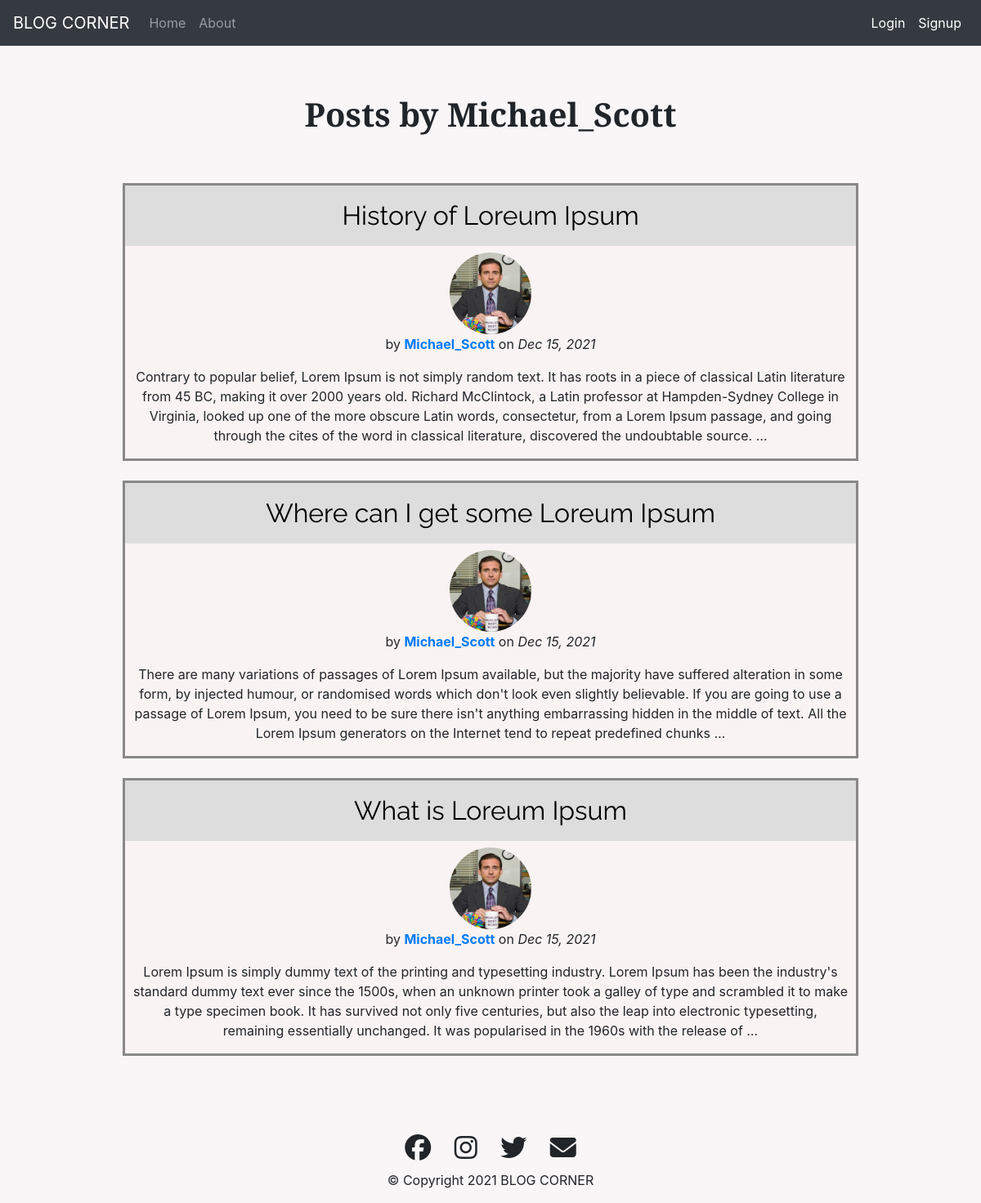
/blog/user/Michael_Scott/, run on the app's committed database.
### blog/models.py (models this page shows, shortened)
class Post(models.Model):
    title=models.CharField(max_length=100)
    content=models.TextField()
    date_posted=models.DateTimeField(auto_now_add=True)
    author=models.ForeignKey(User, on_delete=models.CASCADE)

### users/models.py (models this page shows, shortened)
class Profile(models.Model):
    user=models.OneToOneField(User, on_delete=models.CASCADE)
    image=models.ImageField(default='default.jpg', upload_to='profile_pics')

### blog/views.py (the view)
# urls.py: path('user/<str:username>/',UserPostListView.as_view(),name='user-posts'),
class UserPostListView(ListView):
    model=Post
    template_name='blog/user_posts.html'
    context_object_name='posts'
    paginate_by=3
    def get_queryset(self):
        user=get_object_or_404(User, username=self.kwargs.get('username'))
        return Post.objects.filter(author=user).order_by('-date_posted')

### blog/templates/blog/user_posts.html (shortened to what this page needs)
{% extends 'blog/base.html' %}
{% block content %}
  <h1 class="home-header">Posts by {{view.kwargs.username}}</h1>
  {% for post in posts %}
    <div class="content">
      <h2 class="blog-title"><a class="h1-link" href="{% url 'post-detail' post.id%}">{{post.title}}</a></h2>
      <img class="profile-img-home" src="{{post.author.profile.image.url}}" alt="profile-pic">
      <p>by <strong><a href="{% url 'user-posts' post.author.username %}" class="author-link">{{post.author}}</a></strong> on <em>{{post.date_posted|date:"M d, Y"}}</em></p>
      <p class="post-display">{{post.content|truncatewords:70}}</p>
    </div>
  {% endfor %}
{% endblock content %}

### blog/static/blog/styles.css (style rules this page uses)
body { text-align: center; background-color: #F9F6F7; }
.blog-title { background-color: #DDDDDD; font-family: 'Raleway', sans-serif; font-weight: 400; padding: 2% 0; }
.content { background-color: #FAF3F3; border-style: solid; border-color:#888888; box-shadow: none; margin: 2% auto; padding: 0; width: 75%; }
.h1-link { color: black; text-decoration: none; }
.home-header { font-family: 'Playfair Display', serif; font-weight: bold; padding: 5% 0 1%; margin-bottom: 4%; }
.post-display { margin: 1% 1% 1rem 1%; }
.profile-img-home { border-radius: 100%; margin: auto; height: 100px; width: 100px; }

### data on the page
Post: title "History of Loreum Ipsum", author.profile.image (picture), author "Michael_Scott", date_posted "Dec 15, 2021", content "Contrary to popular belief, Lorem Ipsum is not simply random text. It has roots in a piece of classical Latin literature from 45 BC, making it over 2000 years old. Richard McClintock, a Latin professor at Hampden-Sydney College in Virginia, looked up one of the more obscure Latin words, consectetur, from a Lorem Ipsum passage, and going through the cites of the word in classical literature, discovered the undoubtable source. …"
Post: title "Where can I get some Loreum Ipsum", author.profile.image (picture), author "Michael_Scott", date_posted "Dec 15, 2021", content "There are many variations of passages of Lorem Ipsum available, but the majority have suffered alteration in some form, by injected humour, or randomised words which don't look even slightly believable. If you are going to use a passage of Lorem Ipsum, you need to be sure there isn't anything embarrassing hidden in the middle of text. All the Lorem Ipsum generators on the Internet tend to repeat predefined chunks …"
Post: title "What is Loreum Ipsum", author.profile.image (picture), author "Michael_Scott", date_posted "Dec 15, 2021", content "Lorem Ipsum is simply dummy text of the printing and typesetting industry. Lorem Ipsum has been the industry's standard dummy text ever since the 1500s, when an unknown printer took a galley of type and scrambled it to make a type specimen book. It has survived not only five centuries, but also the leap into electronic typesetting, remaining essentially unchanged. It was popularised in the 1960s with the release of …"

### other printed values
{{ view.kwargs.username }} "Michael_Scott"
